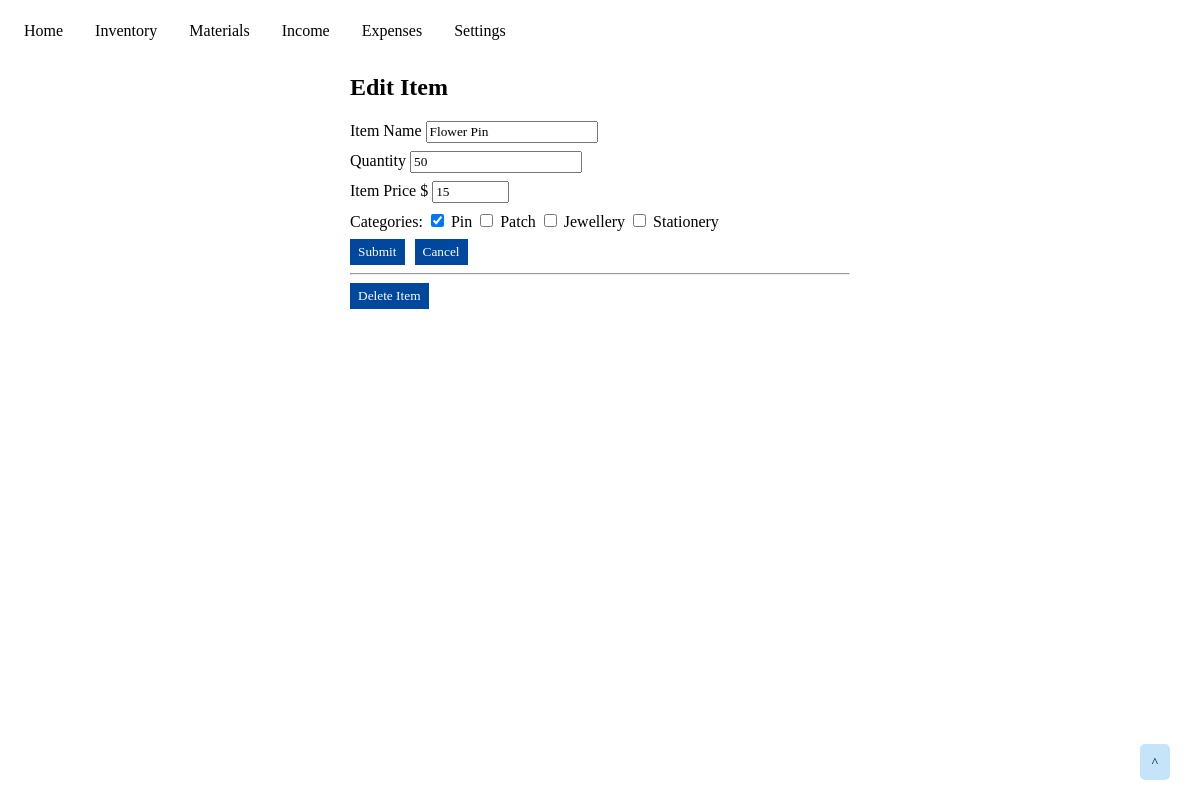
Page /inventory/edit_item/1 on the committed database.
### tables this page shows
CREATE TABLE store_inventory (
    item_id INTEGER PRIMARY KEY AUTOINCREMENT,
    name TEXT NOT NULL,
    quantity INTEGER NOT NULL,
    cost DECIMAL(10, 2) NOT NULL
);

CREATE TABLE inventory_categories (
    tag_id INTEGER PRIMARY KEY AUTOINCREMENT,
    name TEXT NOT NULL
);

### app.py (the view, shortened to what this page needs)
@app.route('/inventory/edit_item/<int:item_id>', methods=('GET', 'POST'))
def inventory_edit_item(item_id):
    item = get_inventory_item(item_id)
    inventory_categories = get_inventory_categories()
    inventory_item_category_connections = get_inventory_item_connections_list(item_id)
    inventory_categories_list = get_inventory_categories_list()
    return render_template('inventory_edit_item.html', item=item, inventory_categories=inventory_categories, inventory_item_category_connections=inventory_item_category_connections)

### app.py (called while the page is built)
def get_db_connection():
    conn = sqlite3.connect('database.db')
    conn.row_factory = sqlite3.Row
    return conn

def get_inventory_item(item_id):
    conn = get_db_connection()
    cur = conn.cursor()
    inventory_item = cur.execute('SELECT * FROM store_inventory WHERE item_id = ?', (item_id,)).fetchone()
    conn.close()
    return inventory_item

def get_inventory_categories():
    conn = get_db_connection()
    cur = conn.cursor()
    inventory_categories = cur.execute('SELECT * FROM inventory_categories').fetchall()
    conn.close()
    return inventory_categories

def get_inventory_categories_list():
    inventory_categories = get_inventory_categories()
    inventory_categories_list = []
    for category in inventory_categories:
        inventory_categories_list.append(category['tag_id'])
    return inventory_categories_list

def get_inventory_item_connections_list(item_id):
    conn = get_db_connection()
    cur = conn.cursor()
    inventory_item_connections = cur.execute('SELECT * FROM inventory_to_category WHERE item_id = ?', (item_id, )).fetchall()
    conn.close()
    inventory_item_connections_list = []
    for connection in inventory_item_connections:
        inventory_item_connections_list.append(connection['tag_id'])
    return inventory_item_connections_list

### templates/inventory_edit_item.html
{% extends 'base.html' %}
{% block content %}
<div class="content">
    <h2>{% block title %}Edit Item{% endblock %}</h2>
    <form action="{{ url_for('inventory_edit_item', item_id = item['item_id']) }}" method="POST">
        <div class="form-group">
            <label for="name">Item Name</label>
            <input type="text" name="name"
                   placeholder="Item name" class="form-control"
                   value="{{ request.form['name'] or item['name'] }}"></input>
        </div>
        <div class="form-group">
            <label for="quantity">Quantity</label>
            <input type="number" step="1" min="0" name="quantity"
                   placeholder="0" class="form-control"
                   value="{{ request.form['quantity'] or item['quantity'] }}"></input>
        </div>
        <div class="form-group">
            <label for="cost">Item Price $</label>
            <input type="number" step=".01" min="0.00" max="99.99" name="cost"
                   placeholder="0.00" class="form-control"
                   value="{{ request.form['cost'] or item['cost'] }}"></input>
        </div>
        <div class="form-group">
            Categories:
            {% for category in inventory_categories %}
                {% if category['tag_id'] in inventory_item_category_connections %}
                    <input type="checkbox" name="category-id" value="{{ category['tag_id'] }}" checked>
                {% else %}
                    <input type="checkbox" name="category-id" value="{{ category['tag_id'] }}">
                {% endif %}
                <label for="category-id">{{ category['name'] }}</label>
            {% endfor %}
        </div>
        <div class="submit-button">
            <button type="submit" class="form-button">Submit</button>
        </div>
    </form>
    <div class="cancel-button">
        <a href="{{url_for('inventory')}}">
            <button class="form-button">Cancel</button>
        </a>
    </div>
    <hr>
    <form action="{{ url_for('inventory_delete_item', item_id=item['item_id']) }}" method="POST">
        <input type="submit" value="Delete Item"
                class="form-button"
                onclick="return confirm('Are you sure you want to delete this item?')">
    </form>
</div>
{% endblock %}

### static/css/home-style.css (style rules this page uses)
* { font-family: "Tahoma"; box-sizing: border-box; }

### static/css/inventory-style.css (style rules this page uses)
.content { max-width: 500px; margin: auto; }
.submit-button { float: left; }
.form-group { margin: 8px 0px; }
.form-button { padding: 5px 8px; margin-right: 10px; color: white; background-color: #00479E; border: none; }

### rows in the picture
store_inventory: name "Flower Pin", quantity "50", cost "15"
inventory_categories: name "Pin"
inventory_categories: name "Patch"
inventory_categories: name "Jewellery"
inventory_categories: name "Stationery"
